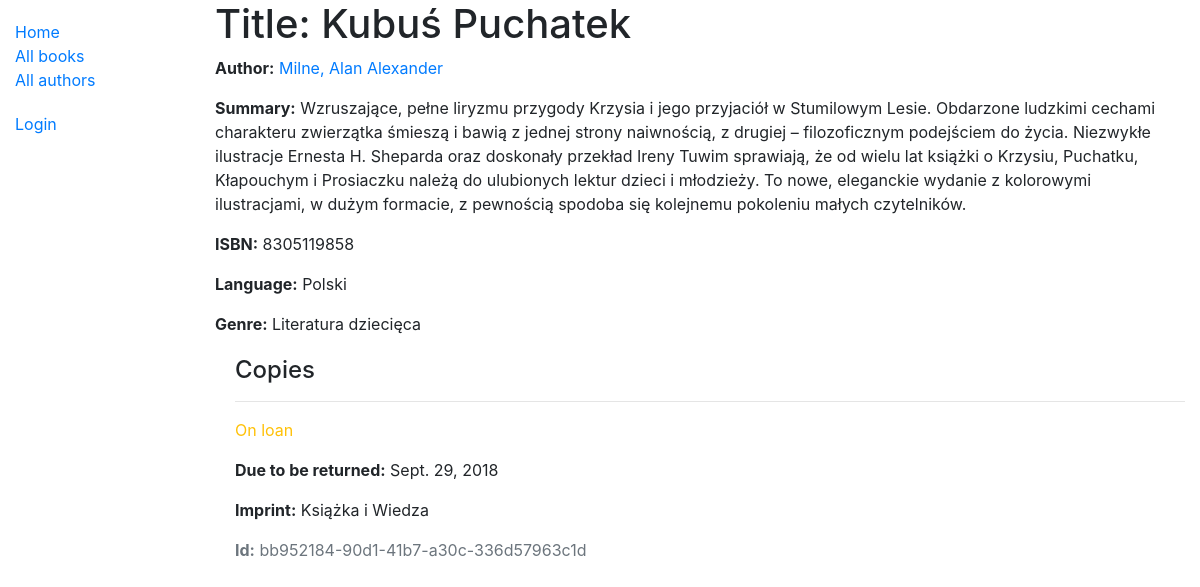
Page /catalog/book/5 on the committed database.
### catalog/models.py (models this page shows, shortened)
class Book(models.Model):
    title = models.CharField(max_length=200)
    author = models.ForeignKey('Author', on_delete=models.SET_NULL, null=True)
    summary = models.TextField(max_length=1000, help_text='Enter a brief description of the book')
    isbn = models.CharField('ISBN', max_length=13, help_text='13 Character <a href="https://www.isbn-international.org/content/what-isbn">ISBN number</a>')
    genre = models.ManyToManyField(Genre, help_text='Select a genre for this book')
    language = models.ManyToManyField(Language, help_text='Select a language for this book')
    def display_genre(self):
        """Create a string for the Genre. This is required to display genre in Admin."""
        return ', '.join(genre.name for genre in self.genre.all()[:3])
    display_genre.short_description = 'Genre' #Jt. (??)

class Author(models.Model):
    first_name = models.CharField(max_length=100)
    last_name = models.CharField(max_length=100)
    date_of_birth = models.DateField(null=True, blank=True)
    date_of_death = models.DateField('Died', null=True, blank=True)
    class Meta:
        ordering = ['last_name', 'first_name']
    def __str__(self):
        return f'{self.last_name}, {self.first_name}'

class Language(models.Model):
    name = models.CharField(max_length=200, help_text='Enter a book language')
    def __str__(self):
        return self.name

class Genre(models.Model):
    name = models.CharField(max_length=200, help_text='Enter a book genre')
    def __str__(self):
        return self.name

class BookInstance(models.Model):
    id = models.UUIDField(primary_key=True, default=uuid.uuid4, help_text='Unique ID for this particular book across whole library')
    book = models.ForeignKey('Book', on_delete=models.SET_NULL, null=True)
    imprint = models.CharField(max_length=200)
    due_back = models.DateField(null=True, blank=True)
    borrower = models.ForeignKey(User, on_delete=models.SET_NULL, null=True)
    LOAN_STATUS = (
        ('m', 'Maintenance'),
        ('o', 'On loan'),
        ('a', 'Available'),
        ('r', 'Reserved'),
    )
    status = models.CharField(
        max_length=1,
        choices=LOAN_STATUS,
        blank=True,
        default='m',
        help_text='Book availability',
    )
    class Meta:
        ordering = ['due_back']
        permissions = (("can_mark_returned", "Set book as returned"),)

### catalog/views.py (the view)
# urls.py: path('book/<int:pk>', views.BookDetailView.as_view(), name='book-detail'),
class BookDetailView(generic.DetailView):
    model = Book

### catalog/templates/catalog/book_detail.html (shortened to what this page needs)
{% extends "base_generic.html" %}
{% block content %}
  <h1>Title: {{ book.title }}</h1>
  <p><strong>Author:</strong> <a href="{% url 'author-detail' book.author.pk %}">{{ book.author }}</a></p>
  <p><strong>Summary:</strong> {{ book.summary }}</p>
  <p><strong>ISBN:</strong> {{ book.isbn }}</p>
  <p><strong>Language:</strong> {% for language in book.language.all %} {{ language }}{% if not forloop.last %}, {% endif %}{% endfor %}</p>
  <p><strong>Genre:</strong> {% for genre in book.genre.all %} {{ genre }}{% if not forloop.last %}, {% endif %}{% endfor %}</p>
  <div style="margin-left:20px;margin-top:20px">
    <h4>Copies</h4>
    {% for copy in book.bookinstance_set.all %}
      <hr>
      <p class="{% if copy.status == 'a' %}text-success{% elif copy.status == 'm' %}text-danger{% else %}text-warning{% endif %}">{{ copy.get_status_display }}</p>
      {% if copy.status != 'a' %}
        <p><strong>Due to be returned:</strong> {{copy.due_back}}</p>
      {% endif %}
      <p><strong>Imprint:</strong> {{copy.imprint}}</p>
      <p class="text-muted"><strong>Id:</strong> {{copy.id}}</p>
    {% endfor %}
  </div>
{% endblock %}

### rows in the picture
Book: title "Kubuś Puchatek", author "Milne, Alan Alexander", summary "Wzruszające, pełne liryzmu przygody Krzysia i jego przyjaciół w Stumilowym Lesie. Obdarzone ludzkimi cechami charakteru zwierzątka śmieszą i bawią z jednej strony naiwnością, z drugiej – filozoficznym podejściem do życia. Niezwykłe ilustracje Ernesta H. Sheparda oraz doskonały przekład Ireny Tuwim sprawiają, że od wielu lat książki o Krzysiu, Puchatku, Kłapouchym i Prosiaczku należą do ulubionych lektur dzieci i młodzieży. To nowe, eleganckie wydanie z kolorowymi ilustracjami, w dużym formacie, z pewnością spodoba się kolejnemu pokoleniu małych czytelników.", isbn "8305119858"
Language: name "Polski"
Genre: name "Literatura dziecięca"
BookInstance: status "On loan", due_back "Sept. 29, 2018", imprint "Książka i Wiedza", id "bb952184-90d1-41b7-a30c-336d57963c1d"
